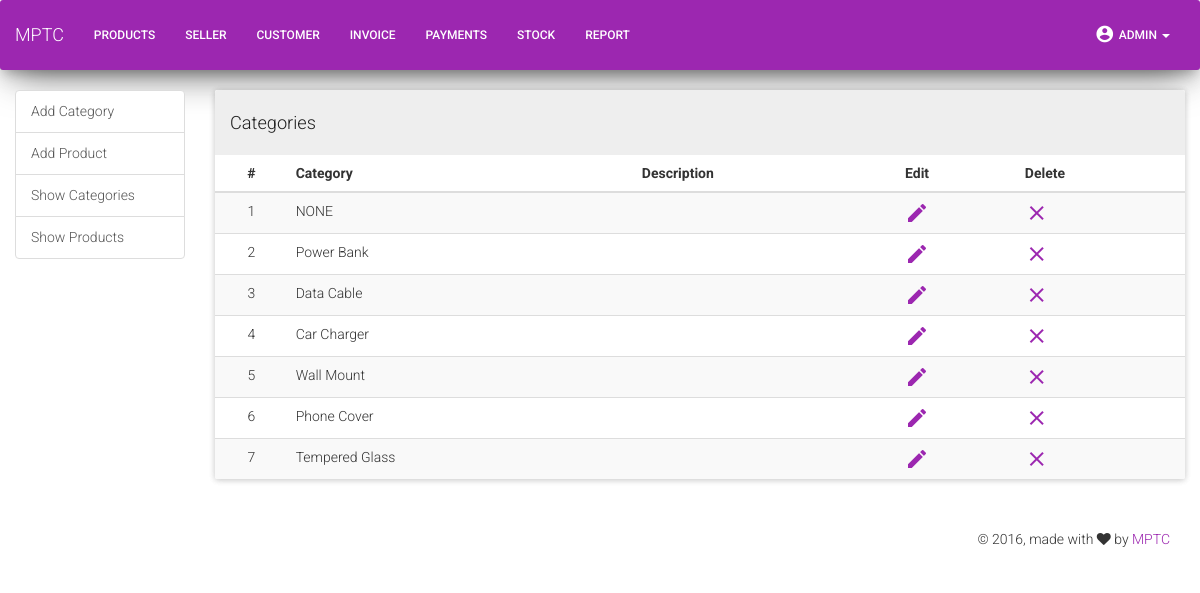
The page /category.php (signed in) on the database its author committed.
### tables this page shows
CREATE TABLE `category` (
  `cid` int(11) NOT NULL,
  `cname` varchar(50) NOT NULL,
  `cdes` text NOT NULL,
  `cby` varchar(50) NOT NULL,
  `cdate` timestamp NOT NULL DEFAULT CURRENT_TIMESTAMP,
  `uby` varchar(50) NOT NULL,
  `udate` timestamp NOT NULL DEFAULT '0000-00-00 00:00:00' ON UPDATE CURRENT_TIMESTAMP
);

### category.php (the view, shortened to what this page needs)
<?php
include 'db.php';
require 'header.php';
require 'navbar.php';
?>
<body>
    <div class="container-fluid">
        <div class="row">
            <div class="col-xs-12 col-sm-4 col-md-2">
                <div class="list-group">
                    <a href="adcat.php" class="list-group-item">Add Category</a>
                    <a href="adpro.php" class="list-group-item">Add Product</a>
                    <a href="category.php" class="list-group-item">Show Categories</a>
                    <a href="products.php" class="list-group-item">Show Products</a>
                </div>
            </div>
            <div class="col-xs-12 col-sm-4 col-md-10">
                <div class="panel panel-default">
                    <div class="panel-heading"><h4>Categories</h4></div>
                    <table class="table table-hover table-striped">
                        <thead>
                            <tr>
                                <th class="text-center">#</th>
                                <th>Category</th>
                                <th>Description</th>
                                <th>Edit</th>
                                <th>Delete</th>
                            </tr>
                        </thead>
                        <tbody>
                <?php
                $sql = "SELECT cid, cname, cdes FROM category";
                 $result = $conn->query($sql);
                        if ($result -> num_rows > 0) {
                        while($row = $result->fetch_assoc()) {
                            echo "<tr>"
                                    . "<td class='text-center'>".$row['cid']. "</td><td> "
                                    . $row['cname']. "</td><td>" . $row['cdes']."</td>".
                                    "<td><a href='upcat.php?eid=" . $row['cid'] . "'><i class='material-icons'>mode_edit</i></a></td>".
                                    "<td><a href='category.php?id=" . $row['cid'] . "'><i class='material-icons'>clear</i></a></td></tr>";
                        }
                    }else {
                        echo "0 results";
                    }
                    ?>
                    </table>
                </div>
            </div>
        </div>
    </div>
        </body>
    <?php
        require 'footer.php';

### header.php (style rules this page uses)
body { background-color: white; }

### rows shown on the page
category: cid "1", cname "NONE"
category: cid "2", cname "Power Bank"
category: cid "3", cname "Data Cable"
category: cid "4", cname "Car Charger"
category: cid "5", cname "Wall Mount"
category: cid "6", cname "Phone Cover"
category: cid "7", cname "Tempered Glass"
